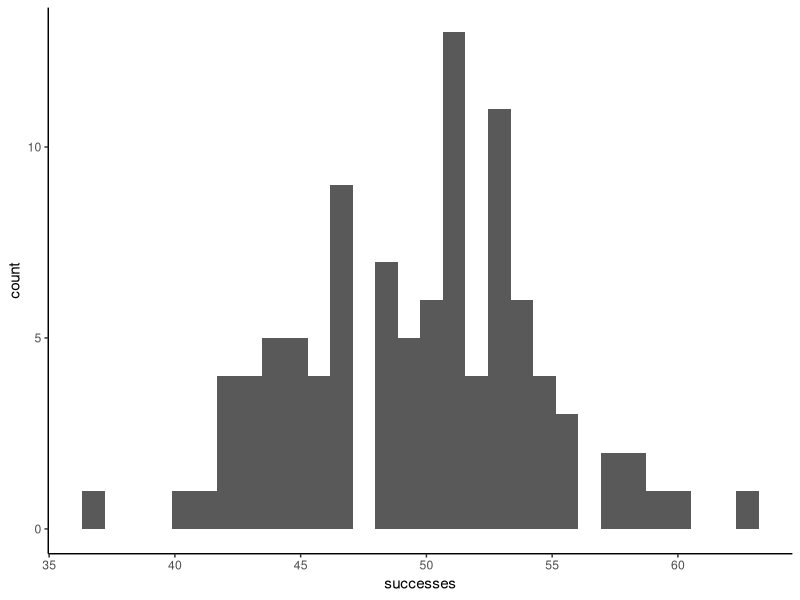
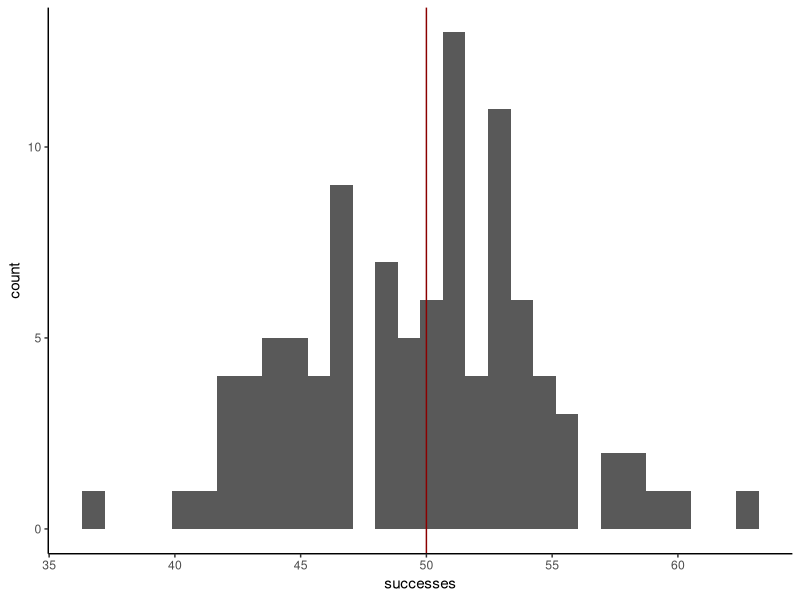
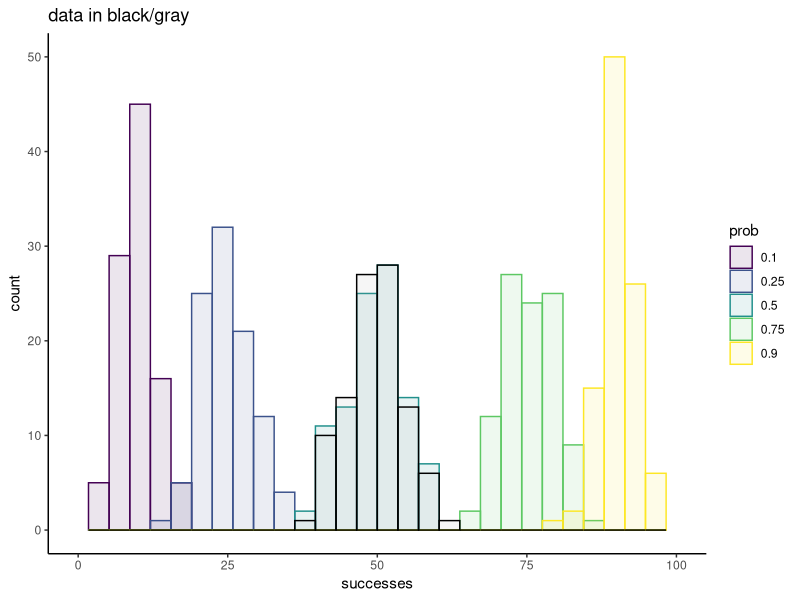
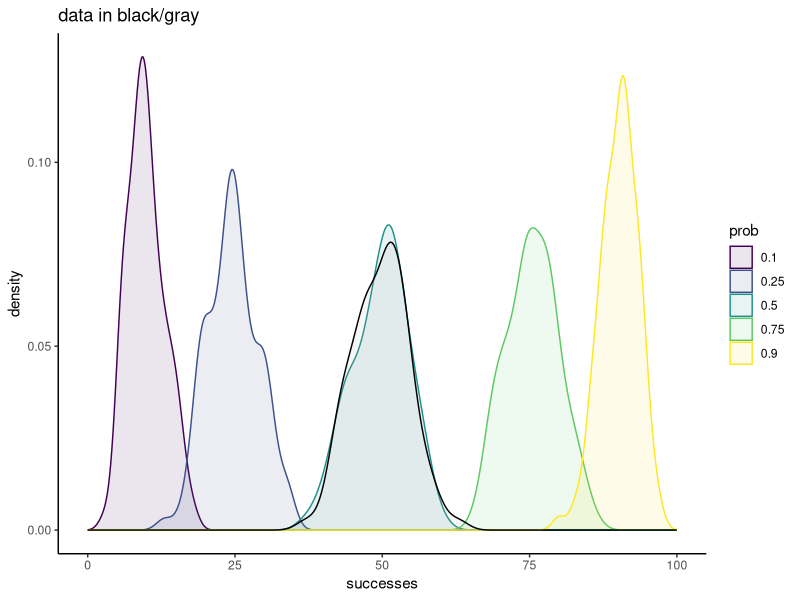
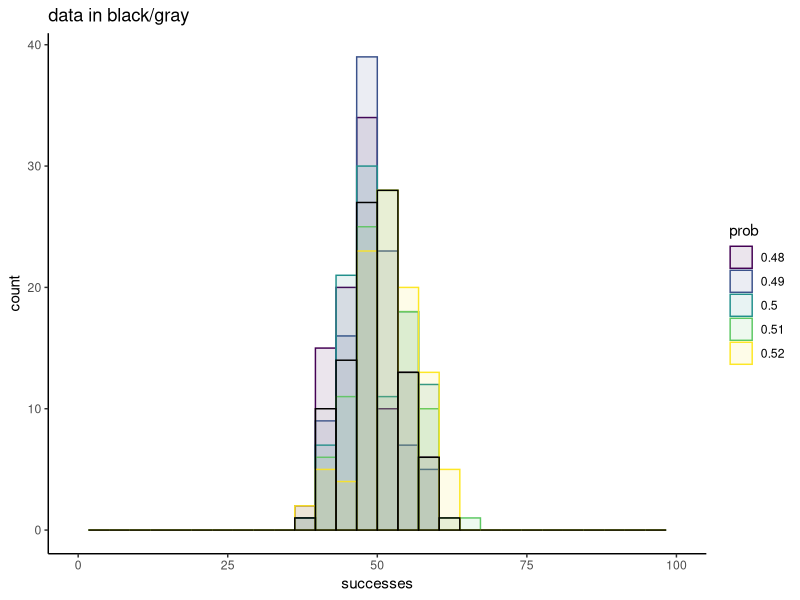
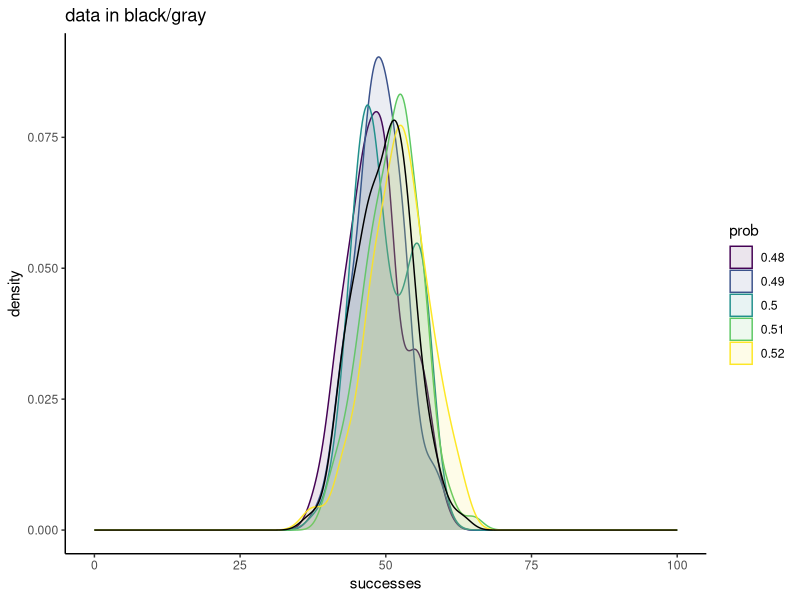
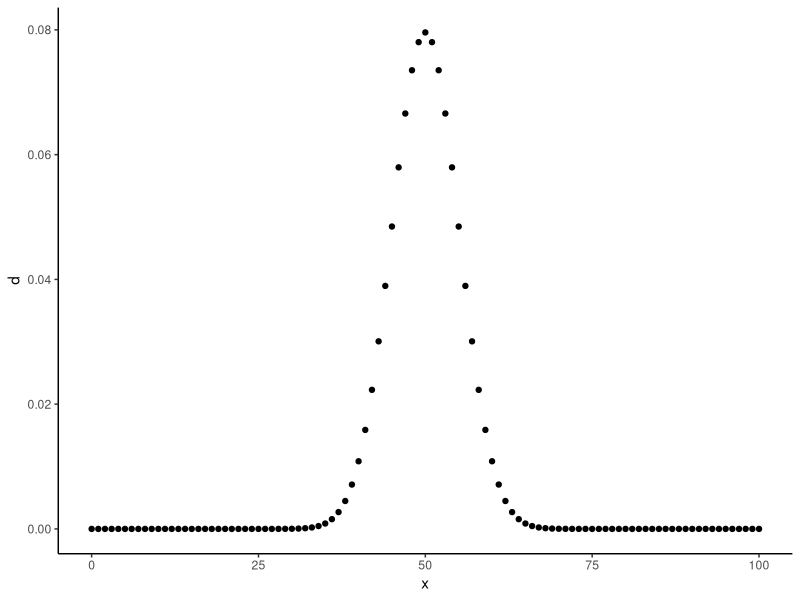
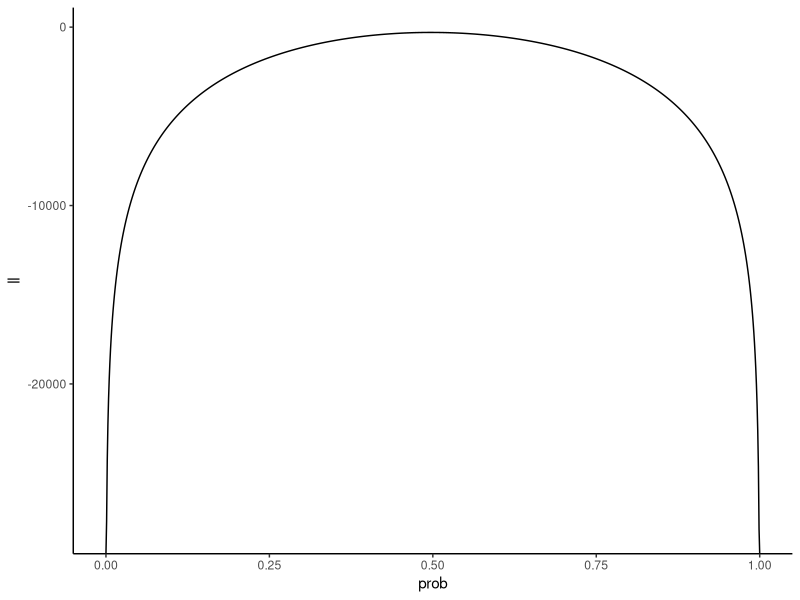

The R script that drew these images, in order:
## ---- chunk 1
# Set the seed so you can reproduce my results
set.seed(42)
simdata <- rbinom(100, 100, 0.5)
## ---- chunk 2
library(ggplot2)
library(dplyr)

sim_df <- tibble(successes = simdata)

sim_plot <- sim_df %>%
  ggplot(aes(x = successes)) + 
  geom_histogram() +
  theme_classic()
sim_plot
## ---- chunk 3
sim_plot +
  geom_vline(xintercept = 50,
             color = 'darkred')
## ---- chunk 4
### With a for loop
library(tidyr)
candidates <- c(0.1, 0.25, 0.5, 0.75, 0.9)

sim_list <- vector(mode = "list",
                  length = length(candidates))
for(c in seq_along(candidates)){
  
  sim_list[[c]] <- rbinom(100, 100, candidates[c])
  
}
names(sim_list) <- as.factor(candidates)
sim_df <- as_tibble(sim_list) %>%
  pivot_longer(names_to = "prob",
               values_to = "successes",
               cols = everything())

sim_df %>%
  ggplot(aes(x = successes, 
             fill = prob, 
             color = prob)) + 
  geom_histogram(alpha = 0.1,
                 position = 'identity') +
  geom_histogram(data = tibble(successes = simdata,
                               prob = factor('data')),
                 aes(x = successes),
                 color = 'black',
                 alpha = 0.1,
                 fill = 'darkgray') +
  scale_fill_viridis_d() +
  scale_color_viridis_d() + 
  theme_classic() +
  ggtitle('data in black/gray') + 
  xlim(c(0, 100))


sim_df %>%
  ggplot(aes(x = successes, 
             fill = prob, 
             color = prob)) + 
  geom_density(alpha = 0.1,
                 position = 'identity') +
  geom_density(data = tibble(successes = simdata,
                               prob = factor('data')),
                 aes(x = successes),
                 color = 'black',
                 alpha = 0.1,
                 fill = 'darkgray') +
  scale_fill_viridis_d() +
  scale_color_viridis_d() + 
  theme_classic() +
  ggtitle('data in black/gray') + 
  xlim(c(0, 100))

## ---- chunk 5
### With a for loop
library(tidyr)
candidates <- c(0.48, 0.49, 0.5, 0.51, 0.52)

sim_list <- vector(mode = "list",
                  length = length(candidates))
for(c in seq_along(candidates)){
  
  sim_list[[c]] <- rbinom(100, 100, candidates[c])
  
}
names(sim_list) <- as.factor(candidates)
sim_df <- as_tibble(sim_list) %>%
  pivot_longer(names_to = "prob",
               values_to = "successes",
               cols = everything())


sim_df %>%
  ggplot(aes(x = successes, 
             fill = prob, 
             color = prob)) + 
  geom_histogram(alpha = 0.1,
                 position = 'identity') +
  geom_histogram(data = tibble(successes = simdata,
                               prob = factor('data')),
                 aes(x = successes),
                 color = 'black',
                 alpha = 0.1,
                 fill = 'darkgray') +
  scale_fill_viridis_d() +
  scale_color_viridis_d() + 
  theme_classic() +
  ggtitle('data in black/gray') + 
  xlim(c(0, 100))

sim_df %>%
  ggplot(aes(x = successes, 
             fill = prob, 
             color = prob)) + 
  geom_density(alpha = 0.1,
                 position = 'identity') +
  geom_density(data = tibble(successes = simdata,
                               prob = factor('data')),
                 aes(x = successes),
                 color = 'black',
                 alpha = 0.1,
                 fill = 'darkgray') +
  scale_fill_viridis_d() +
  scale_color_viridis_d() + 
  theme_classic() +
  ggtitle('data in black/gray') + 
  xlim(c(0, 100))

## ---- chunk 6
dbinom(50, 100, 0.5)
dbinom(50, 100, 0.5)
## ---- chunk 7
xs <- 0:100
ds <- dbinom(xs, 100, 0.5)

tibble(x = xs,
       d = ds) %>%
  ggplot(aes(x = x, y = d)) + 
  geom_point() + 
  theme_classic()
## ---- chunk 8
dbinom(1, 1, 0.5)
## ---- chunk 9
dbinom(1, 1, 0.3)
dbinom(1, 1, 0.7)
dbinom(1, 1, 0.2315)
## ---- chunk 10
# Expecting 0.25
dbinom(2, 2, 0.5)

# Expecting 0.01
dbinom(2, 2, 0.1)
## ---- chunk 11
data <- c(48, 50, 49, 50)
likelihood <- prod(dbinom(data, size = 100, prob = 0.5))
## ---- chunk 12
datapoint1 <- c(1)
datapoint2 <- c(0)
dataset <- datapoint1 + datapoint2

dataset_L <- dbinom(dataset, size = 2, prob = 0.5)

calc_total_L <- function(datapoints, size = 2, prob = 0.5){
  
  ### Let's do what I suggested above: multiply the values
  return(prod(dbinom(datapoints, size = size, prob = prob)))
  
}

total_L <- calc_total_L(c(datapoint1, datapoint2), size = 1, prob = 0.5)

# We need this to be TRUE if our calculation is to be believed
total_L == dataset_L
## ---- chunk 13
numbers <- rbinom(100, size = 100, prob = 0.5)
ll_one_way <- log(prod(dbinom(numbers, 100, 0.5)))
ll_other_way <- sum(dbinom(numbers, 100, 0.5, log = TRUE))

ll_one_way == ll_other_way
## ---- chunk 14
prob_guesses <- seq(from = 0, to = 1, by = 0.001)
log_likelihoods <- sapply(prob_guesses, function(x) sum(dbinom(simdata, 
                                                           size = 100, 
                                                           prob = x, 
                                                           log = TRUE)))

Ldf <- tibble(ll = log_likelihoods,
              prob = prob_guesses)

Ldf %>%
  ggplot(aes(x = prob, y = ll)) +
  geom_line() + 
  theme_classic()
## ---- chunk 15
zoomed_plot <- Ldf %>%
  filter(prob >= 0.45 & prob <= 0.55) %>%
  ggplot(aes(x = prob, y = exp(ll))) +
  geom_line() + 
  theme_classic()
zoomed_plot
## ---- chunk 16
max_ll <- Ldf %>% filter(ll == max(ll)) %>%
  dplyr::select(prob) %>% unlist() %>% unname()
max_ll
zoomed_plot +
  geom_vline(xintercept = max_ll,
             color = 'darkred')
## ---- chunk 17
### Step 1: Define the function to maximize
binom_ll <- function(params, data, size = 100){
  
  # We estimate on a log scale for convenience so we convert here
  prob <- params[1]
  
  # Log-likelihood assuming binomial distribution
  ll <- dbinom(data, 
               size = size, 
               prob = prob, 
               log = TRUE)
  
  # Return negative because optim() by default will find the minimum
  return(-sum(ll))
  
}


### Step 2: run optim()
fit <- optim(
  par = 0.5, # initial guess for prob
  fn = binom_ll, # function to maximize
  data = simdata, # something passed to the function
  method = "L-BFGS-B", # Most efficient method for finding max,
  lower = 0.001, # Lower bound for parameter estimate
  upper = 0.999 # Upper bound for parameter estimate
  )


### Step 3: Inspect the estimate
prob_est <- fit$par[1]
prob_est

## ---- chunk 18
nresamps <- 500
estimates <- rep(0, times = nresamps)

for(i in 1:nresamps){
  
  ### Step 1: resample
  resampled_data <- sample(simdata, 
                           size = length(simdata),
                           replace = TRUE)
  
  
  ### Step 2: estimate
  fit <- optim(
    par = 0.5, # initial guess for prob
    fn = binom_ll, # function to maximize
    data = resampled_data, # something passed to the function
    method = "L-BFGS-B", # Most efficient method for finding max,
    lower = 0.001, # Lower bound for parameter estimate
    upper = 0.999 # Upper bound for parameter estimate
    )
  
  
  ### Step 3: save estimate
  estimates[i] <- fit$par[1]
  
  
}

### Uncertainty
sd(estimates)

### Check out distribution of estimates
tibble(estimate = estimates) %>%
  ggplot(aes(x = estimate)) + 
  geom_histogram(color = 'black',
                 fill = 'darkgray',
                 bins = 25) + 
  theme_classic() + 
  xlab("Estimate") + 
  ylab("Count") + 
  xlim(c(0.45, 0.55))

## ---- chunk 19

### Step 1: run optim()
fit <- optim(
  par = 0.5, # initial guess for prob
  fn = binom_ll, # function to maximize
  data = simdata, # something passed to the function
  method = "L-BFGS-B", # Most efficient method for finding max,
  lower = 0.001, # Lower bound for parameter estimate
  upper = 0.999, # Upper bound for parameter estimate
  hessian = TRUE # Return the Hessian
  )

### Estimate uncertainty
uncertainty <- sqrt(solve(fit$hessian))


uncertainty


